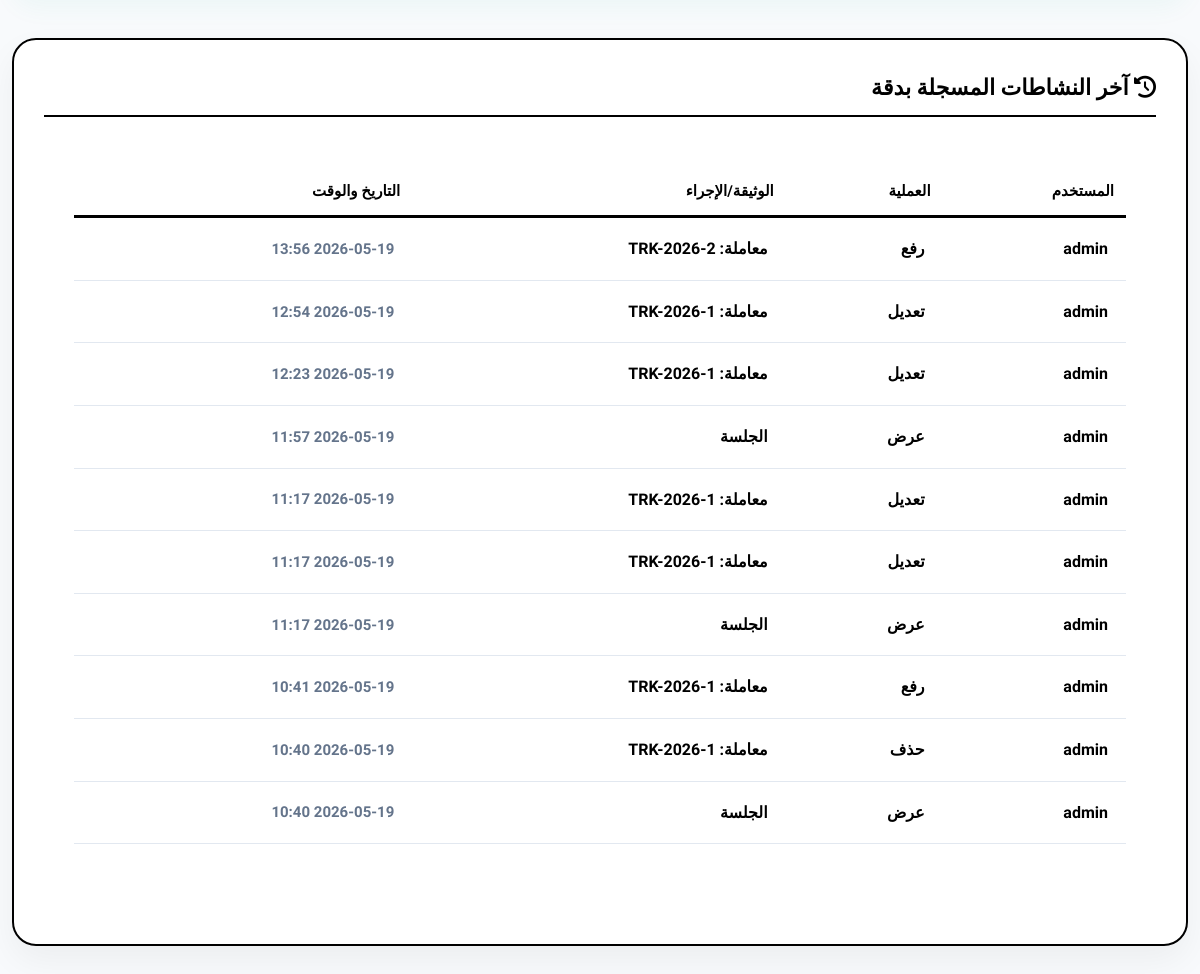
/reports/ (signed in, lower part), run on an earlier commit of the app's database.
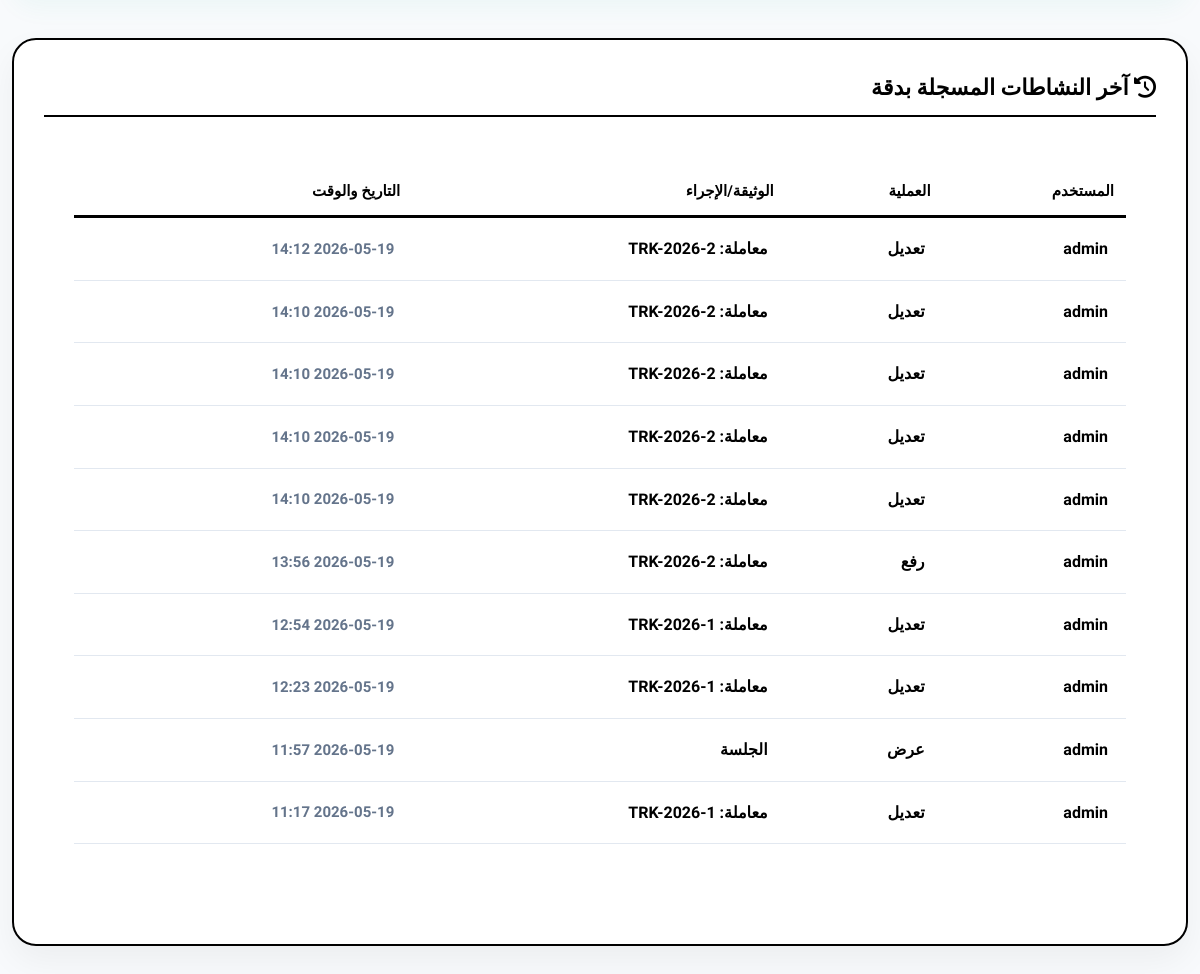
And on a later commit of the database.
### eams/models.py (models this page shows, shortened)
class AuditLog(models.Model):
    ACTION_CHOICES = (
        ('upload', 'رفع'),
        ('edit', 'تعديل'),
        ('delete', 'حذف'),
        ('view', 'عرض'),
    )
    user = models.ForeignKey(User, on_delete=models.SET_NULL, null=True, verbose_name="المستخدم")
    action = models.CharField(max_length=20, choices=ACTION_CHOICES, verbose_name="العملية")
    document_title = models.CharField(max_length=255, verbose_name="عنوان الوثيقة")
    timestamp = models.DateTimeField(auto_now_add=True, verbose_name="الوقت")
    details = models.TextField(blank=True, null=True, verbose_name="التفاصيل")
    @property
    def display_document_title(self):
        import re
        if self.document_title:
            return re.sub(r'TRK-(\d{4})-0*(\d+)', r'TRK-\1-\2', self.document_title)
        return self.document_title

### eams/views.py (the view, shortened to what this page needs)
# urls.py: path('reports/', views.reports_view, name='reports'),
@login_required
def reports_view(request):
    if not request.user.profile.access_reports:
        messages.error(request, "ليس لديك صلاحية لعرض التقارير")
        return redirect('dashboard')
    category_id = request.GET.get('category')
    doc_type = request.GET.get('doc_type')
    user_id = request.GET.get('user_id')
    transaction_status = request.GET.get('transaction_status')
    start_date = request.GET.get('start_date')
    end_date = request.GET.get('end_date')
    search_q = request.GET.get('q')
    report_type = request.GET.get('report_type', 'all')
    docs = Document.objects.all()
    if category_id: docs = docs.filter(category_id=category_id)
    if doc_type: docs = docs.filter(doc_type=doc_type)
    if user_id: docs = docs.filter(uploaded_by_id=user_id)
    if transaction_status: docs = docs.filter(transaction__current_status=transaction_status)
    if start_date: docs = docs.filter(uploaded_at__date__gte=start_date)
    if end_date: docs = docs.filter(uploaded_at__date__lte=end_date)
    transactions = Transaction.objects.all()
    if user_id: transactions = transactions.filter(created_by_id=user_id)
    if transaction_status: transactions = transactions.filter(current_status=transaction_status)
    if start_date: transactions = transactions.filter(created_at__date__gte=start_date)
    if end_date: transactions = transactions.filter(created_at__date__lte=end_date)
    if report_type == 'archive':
        transactions = Transaction.objects.none()
    elif report_type == 'transaction':
        docs = Document.objects.none()
    context = {
        'documents': docs.order_by('-uploaded_at'),
        'total_docs': docs.count(),
        'incoming': docs.filter(doc_type='incoming').count(),
        'outgoing': docs.filter(doc_type='outgoing').count(),
        'internal': docs.filter(doc_type='internal').count(),
        'total_transactions': transactions.count(),
        'transactions_completed': transactions.filter(current_status='completed').count(),
        'transactions_in_progress': transactions.filter(current_status__in=['under_review', 'in_progress', 'received', 'sent']).count(),
        'transactions_list': transactions.order_by('-created_at'),
        'transactions_recent': transactions.order_by('-created_at')[:10],
        'completion_rate': (transactions.filter(current_status='completed').count() / transactions.count() * 100) if transactions.count() > 0 else 0,
        'status_counts': {
            'received': transactions.filter(current_status='received').count(),
            'under_review': transactions.filter(current_status='under_review').count(),
            'sent': transactions.filter(current_status='sent').count(),
            'received_from_other': transactions.filter(current_status='received_from_other').count(),
            'in_progress': transactions.filter(current_status='in_progress').count(),
            'completed': transactions.filter(current_status='completed').count(),
        },
        'categories': Category.objects.all(),
        'categories_stats': Category.objects.annotate(count=Count('documents', filter=Q(documents__in=docs))).order_by('-count'),
        'users_stats': User.objects.annotate(doc_count=Count('uploaded_documents', filter=Q(uploaded_documents__in=docs))).order_by('-doc_count')[:10],
        'doc_types': Document.TYPE_CHOICES,
        'status_choices': Transaction.STATUS_CHOICES,
        'all_users': User.objects.all(),
        'selected_category': category_id,
        'selected_type': doc_type,
        'selected_user': user_id,
        'selected_status': transaction_status,
        'start_date': start_date,
        'end_date': end_date,
        'q': search_q,
        'report_type': report_type,
        'recent_logs': AuditLog.objects.order_by('-timestamp')[:10]
    }
    return render(request, 'eams/reports.html', context)

### eams/models.py (called while the page is built)
    @property
    def display_tracking_number(self):
        if self.tracking_number:
            parts = self.tracking_number.split('-')
            if len(parts) >= 3:
                try:
                    prefix = parts[0]
                    year = parts[1]
                    seq = int(parts[2])
                    return f"{prefix}-{year}-{seq}"
                except (ValueError, IndexError):
                    pass
            elif len(parts) == 2:
                try:
                    if len(parts[0]) == 4 and parts[0].isdigit():
                        return f"TRK-{parts[0]}-{int(parts[1])}"
                except ValueError:
                    pass
        return self.tracking_number

### templates/eams/reports.html (shortened to what this page needs)
{% extends 'base.html' %}
{% block content %}
<div class="fade-in">
    <div class="report-card" style="margin-bottom: 40px;">
        <h3 style="font-size: 20px; font-weight: 900; margin-bottom: 20px; color: #000; border-bottom: 2px solid #000; padding-bottom: 10px;">
            <i class="fas fa-history"></i> آخر النشاطات المسجلة بدقة
        </h3>
        <div class="data-container table-responsive" style="border: none; box-shadow: none;">
            <table style="width: 100%; border-collapse: collapse; min-width: 700px;">
                <thead>
                    <tr style="text-align: right; border-bottom: 3px solid #000;">
                        <th style="padding: 12px; font-size: 15px;">المستخدم</th>
                        <th style="padding: 12px; font-size: 15px;">العملية</th>
                        <th style="padding: 12px; font-size: 15px;">الوثيقة/الإجراء</th>
                        <th style="padding: 12px; font-size: 15px;">التاريخ والوقت</th>
                    </tr>
                </thead>
                <tbody>
                    {% for log in recent_logs %}
                    <tr style="border-bottom: 1px solid #e2e8f0;">
                        <td style="padding: 18px; font-weight: 900; color: #000; font-size: 16px;">{{ log.user.username }}</td>
                        <td style="padding: 18px; font-weight: 800; font-size: 16px;">{{ log.get_action_display }}</td>
                        <td style="padding: 18px; font-weight: 700; font-size: 16px;">{{ log.display_document_title }}</td>
                        <td style="padding: 18px; color: #64748b; font-size: 15px; font-weight: 700;">{{ log.timestamp|date:"Y-m-d H:i" }}</td>
                    </tr>
                    {% endfor %}
                </tbody>
            </table>
        </div>
    </div>
</div>
{% endblock %}

What changed in the data, as far as the page shows it:
no longer on this page (row unchanged): AuditLog: user.username "admin", action "تعديل", display_document_title "معاملة: TRK-2026-1", timestamp "2026-05-19 11:17"
no longer on this page (row unchanged): AuditLog: user.username "admin", action "عرض", display_document_title "الجلسة", timestamp "2026-05-19 11:17"
no longer on this page (row unchanged): AuditLog: user.username "admin", action "رفع", display_document_title "معاملة: TRK-2026-1", timestamp "2026-05-19 10:41"
no longer on this page (row unchanged): AuditLog: user.username "admin", action "حذف", display_document_title "معاملة: TRK-2026-1", timestamp "2026-05-19 10:40"
no longer on this page (row unchanged): AuditLog: user.username "admin", action "عرض", display_document_title "الجلسة", timestamp "2026-05-19 10:40"
added AuditLog: user.username "admin", action "تعديل", display_document_title "معاملة: TRK-2026-2", timestamp "2026-05-19 14:12"
added AuditLog: user.username "admin", action "تعديل", display_document_title "معاملة: TRK-2026-2", timestamp "2026-05-19 14:10"
added AuditLog: user.username "admin", action "تعديل", display_document_title "معاملة: TRK-2026-2", timestamp "2026-05-19 14:10"
added AuditLog: user.username "admin", action "تعديل", display_document_title "معاملة: TRK-2026-2", timestamp "2026-05-19 14:10"
added AuditLog: user.username "admin", action "تعديل", display_document_title "معاملة: TRK-2026-2", timestamp "2026-05-19 14:10"
